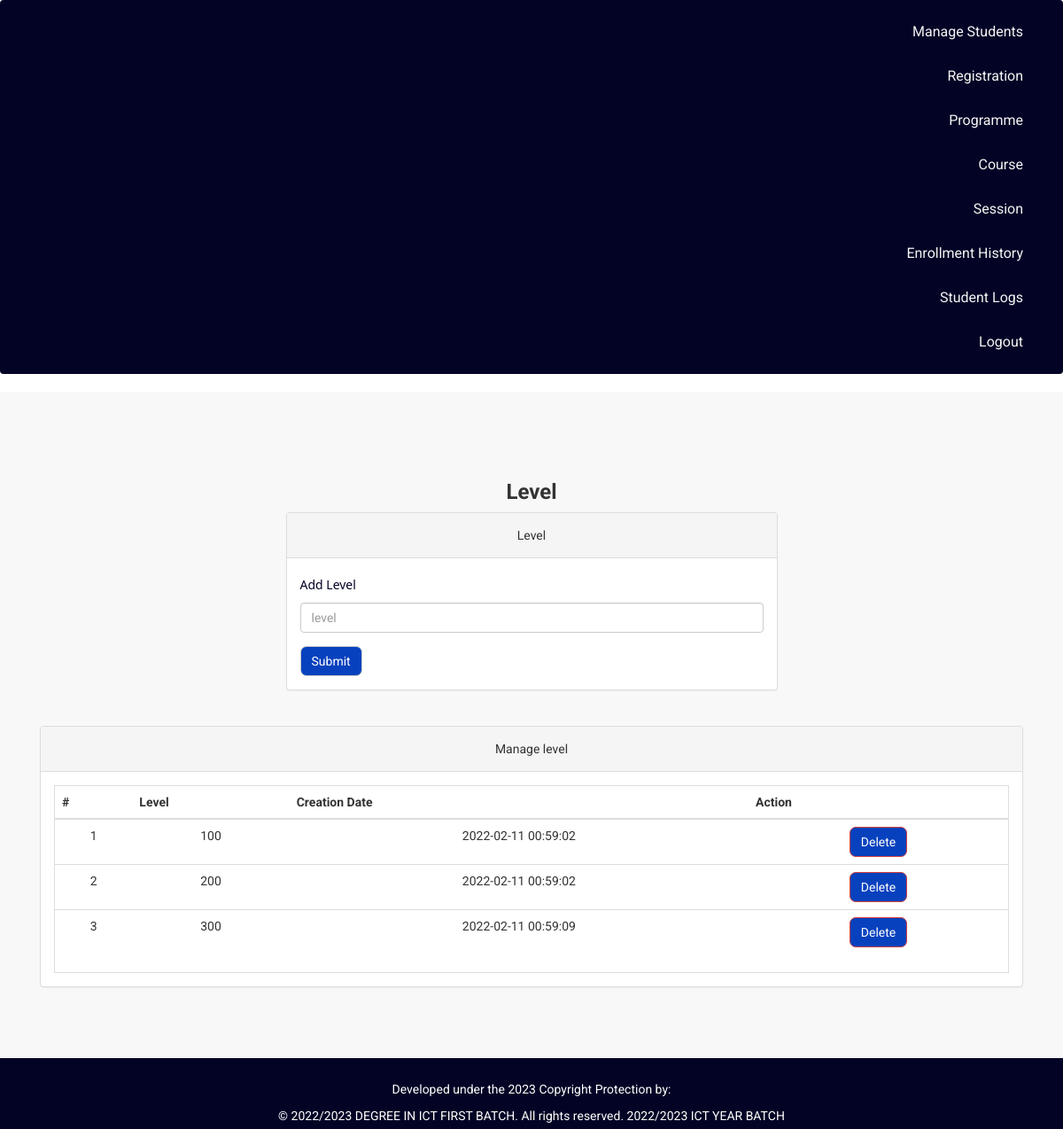
/onlinecourse/admin/level.php (signed in), run on the app's committed database.
### tables this page shows
CREATE TABLE `level` (
  `id` int(11) NOT NULL,
  `level` varchar(255) DEFAULT NULL,
  `creationDate` timestamp NULL DEFAULT current_timestamp()
);

### onlinecourse/admin/level.php (the view, shortened to what this page needs)
<?php
include('includes/config.php');
if (strlen($_SESSION['alogin']) == 0) {
    header('location:index.php');
} else {
    ?>
    <!DOCTYPE html>
    <html xmlns="http://www.w3.org/1999/xhtml">
    <head>
        <link href="assets/css/bootstrap.css" rel="stylesheet" />
        <link href="assets/css/font-awesome.css" rel="stylesheet" />
        <link href="assets/css/style.css" rel="stylesheet" />
    </head>
    <body>
        <?php if ($_SESSION['alogin'] != "") {
            include('includes/menubar.php');
        }
        ?>
        <div class="content-wrapper">
            <div class="container">
                <div class="row">
                    <div class="col-md-12">
                        <h1 class="page-head-line">Level </h1>
                    </div>
                </div>
                <div class="row">
                    <div class="col-md-3"></div>
                    <div class="col-md-6">
                        <div class="panel panel-default">
                            <div class="panel-heading">
                                Level
                            </div>
                            <div class="panel-body">
                                <form name="level" method="post">
                                    <div class="form-group">
                                        <label for="department">Add Level </label>
                                        <input type="text" class="form-control" id="level" name="level" placeholder="level"
                                            required />
                                    </div>
                                    <button type="submit" name="submit" class="btn btn-default">Submit</button>
                                </form>
                            </div>
                        </div>
                    </div>
                </div>
                <div class="col-md-12">
                    <div class="panel panel-default">
                        <div class="panel-heading">
                            Manage level
                        </div>
                        <div class="panel-body">
                            <div class="table-responsive table-bordered">
                                <table class="table">
                                    <thead>
                                        <tr>
                                            <th>#</th>
                                            <th>Level</th>
                                            <th>Creation Date</th>
                                            <th>Action</th>
                                        </tr>
                                    </thead>
                                    <tbody>
                                        <?php
                                        $sql = mysqli_query($con, "select * from level");
                                        $cnt = 1;
                                        while ($row = mysqli_fetch_array($sql)) {
                                            ?>
                                            <tr>
                                                <td>
                                                    <?php echo $cnt; ?>
                                                </td>
                                                <td>
                                                    <?php echo htmlentities($row['level']); ?>
                                                </td>
                                                <td>
                                                    <?php echo htmlentities($row['creationDate']); ?>
                                                </td>
                                                <td>
                                                    <a href="level.php?id=<?php echo $row['id'] ?>&del=delete"
                                                        onClick="return confirm('Are you sure you want to delete?')">
                                                        <button class="btn btn-danger">Delete</button>
                                                    </a>
                                                </td>
                                            </tr>
                                            <?php
                                            $cnt++;
                                        } ?>
                                    </tbody>
                                </table>
                            </div>
                        </div>
                    </div>
                </div>
            </div>
        </div>
        <?php include('includes/footer.php'); ?>
    </body>
    </html>
<?php } ?>

### onlinecourse/assets/css/style.css (style rules this page uses)
* { padding: 0; box-sizing: border-box; background-color: transparent; }
:root { --primaryColor: #af1aa8; --smoothWhite: rgb(247, 237, 246); --seconddary: #020325; }
body { font-family: "Roboto", sans-serif; line-height: 30px; }
.btn { border-radius: 7px; background-color: rgb(7, 65, 190) !important; color: white; font-weight: 400; }
.content-wrapper { background-color: #f8f8f8; padding: 60px 0; text-align: center; }
.page-head-line { font-size: 24px; font-weight: bold; color: #333; }
form { text-align: left; }
label { font-family: "Segoe UI", Tahoma, Geneva, Verdana, sans-serif !important; font-weight: 500 !important; color: var(--seconddary) !important; }
.col-md-12 { margin-top: 20px; text-align: center; }

### data on the page
level: level "100", creationDate "2022-02-11 00:59:02"
level: level "200", creationDate "2022-02-11 00:59:02"
level: level "300", creationDate "2022-02-11 00:59:09"
